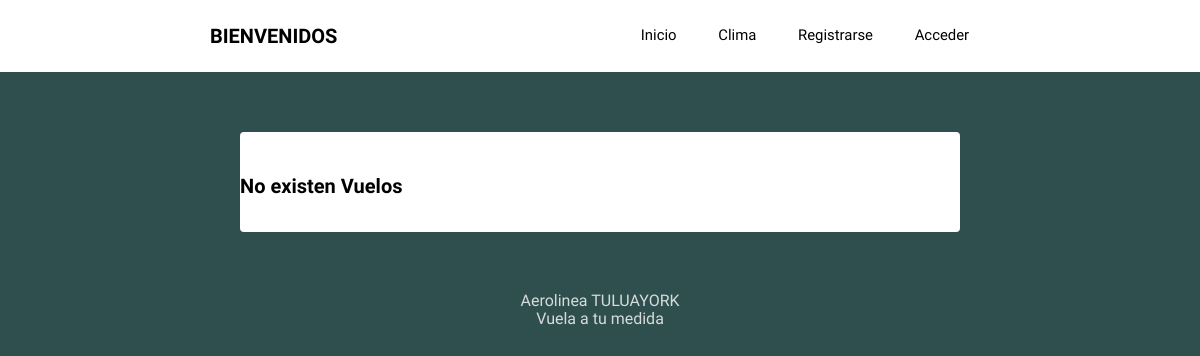
/detalleVuelos/5, run on an earlier commit of the app's database.
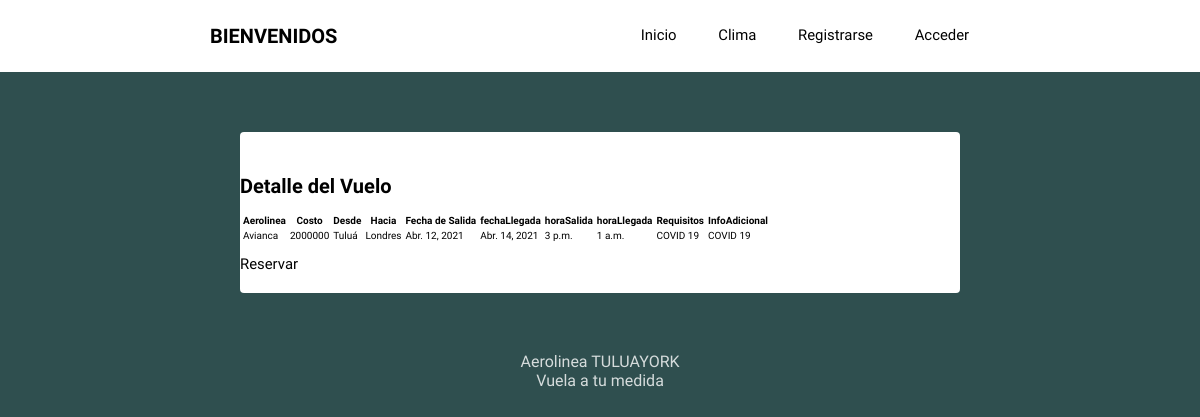
And on a later commit of the database.
### Tuluayork/models.py (models this page shows, shortened)
class Vuelos(models.Model):
    id = models.AutoField(primary_key=True)
    aerolinea = models.CharField(max_length= 200, blank= False, null= False)
    costo = models.IntegerField(blank= False, null= False)
    NoCupos = models.IntegerField(blank= False, null= False)
    fechaSalida = models.DateField(max_length= 200, blank= False, null= False)
    fechaLlegada = models.DateField(max_length= 200, blank= False, null= False)
    horaSalida = models.TimeField(max_length= 200, blank= False, null= False)
    horaLlegada = models.TimeField(max_length= 200, blank= False, null= False)
    LugarSalida = models.CharField(max_length= 200, blank= False, null= False)
    Destino = models.CharField(max_length= 200, blank= False, null= False)
    Requisitos = models.TextField(max_length= 200, blank= False, null= False, default= 'COVID 19')
    InfoAdicional = models.TextField(max_length= 200, blank= False, null= False, default= 'COVID 19')
    estado = models.BooleanField('Estado', default = True)
    class Meta:
        verbose_name = 'Vuelo'
        verbose_name_plural = 'Vuelos'
        ordering = ['aerolinea']

### Tuluayork/views.py (the view)
# urls.py: path('detalleVuelos/<int:id>', views.detalleVuelos, name ='detalleVuelos'),
def detalleVuelos(request, id):
    vuelo = Vuelos.objects.filter(id = id)
    return render(request, 'Tuluayork/detalleVuelos.html', {'vuelo': vuelo})

### Tuluayork/templates/Tuluayork/detalleVuelos.html (shortened to what this page needs)
{% extends 'Tuluayork/layout.html' %}
{% block content%}
{% if vuelo%}
<div class="container">
    <h1>Detalle del Vuelo</h1>
    <table class="table table-striped">
        <thead>
            <tr>
                <th>Aerolinea</th>
                <th>Costo</th>
                <th>Desde</th>
                <th>Hacia</th>
                <th>Fecha de Salida</th>
                <th>fechaLlegada</th>
                <th>horaSalida</th>
                <th>horaLlegada</th>
                <th>Requisitos</th>
                <th>InfoAdicional</th>
            </tr>
        </thead>
        <tbody>
            {% for Vuelos in vuelo %}
            <tr>
                <td>{{ Vuelos.aerolinea}}</td>
                <td>{{ Vuelos.costo }}</td>
                <td>{{ Vuelos.LugarSalida }}</td>
                <td>{{ Vuelos.Destino }}</td>
                <td>{{ Vuelos.fechaSalida }}</td>
                <td>{{ Vuelos.fechaLlegada }}</td>
                <td>{{ Vuelos.horaSalida }}</td>
                <td>{{ Vuelos.horaLlegada }}</td>
                <td>{{ Vuelos.Requisitos }}</td>
                <td>{{ Vuelos.InfoAdicional }}</td>
            </tr>
            {% endfor %}
        </tbody>
    </table>
    <br>
    <a>Reservar</a>
</div>
{% else %}
   <h1>No existen Vuelos</h1>
{% endif %}
{% endblock%}

What changed in the data, as far as the page shows it:
added Vuelos: aerolinea "Avianca", costo "2000000", LugarSalida "Tuluá", Destino "Londres", fechaSalida "Abr. 12, 2021", fechaLlegada "Abr. 14, 2021", horaSalida "3 p.m.", horaLlegada "1 a.m.", Requisitos "COVID 19", InfoAdicional "COVID 19"
Also different on the page:
text no longer shown: "No existen Vuelos"
text now shown: "Detalle del Vuelo Aerolinea Costo Desde Hacia Fecha de Salida fechaLlegada horaSalida horaLlegada Requisitos InfoAdicional Reservar"
